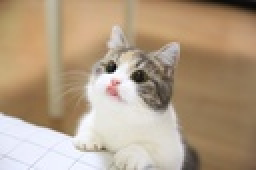
%> input picture images/kitty.jpg, 128 x 85 px, shrunk from 1200 x 800 before the run (shown 2 times larger)
$ octave DIP_Lab4.m   (GNU Octave 9; MATLAB toolbox functions it lacks are replaced by stand-ins)
%> lines starting %> are read from the running program, lines starting %| are printed output that depends on the picture
%% function to perform image zoom
%%
clear all; close all; clc;
%% Task-1
%% Nearest Neighbor - Example1
%%
% [27 lines of commented-out code are left out]
%% Task-2: Nearest Neighbor - Example2
%%
tic;
Img = imread('images/kitty.jpg');
%> Img is the input picture: size 85x128x3 uint8; mean R, G, B 178.8, 157.8, 133.5
factor=2;
[h w c] = size(Img);
%> h = 85; w = 128; c = 3
wn = w*factor;
%> wn = 256
hn = h*factor;
%> hn = 170
Img_zoomed = uint8(zeros(hn, wn));
for i= 0:hn-1
  for j= 0:wn-1
    x = floor(j/factor);
    y = floor(i/factor);
    for k= 1:c
      Img_zoomed(i+1, j+1, k) = Img(y+1, x+1, k);
    end
  end
end
% figure;subplot(1,2,1);imshow(Img);
% subplot(1,2,2);imshow(uint8(Img_zoomed));
imshow(Img);
figure;imshow(Img_zoomed);
t1=toc
%
% %%
%% Task-3: Bilinear Interpolation - Example1
%%
tic;
Img = imread('images/kitty.jpg');
factor=2;

[h w c] = size(Img);
r = factor;
hn = r*(h-1)+1; wn = r*(w-1)+1;
%> after `hn = r*(h-1)+1`: hn = 169
%> after `wn = r*(w-1)+1`: wn = 255
Img_zoomed = zeros(hn, wn, c);

% Padding the scaled image with 0 pixel value
for i= 1:h
   for j= 1:w
      Img_zoomed(r*(i-1)+1, r*(j-1)+1, : ) = Img(i, j, : );
   end
end
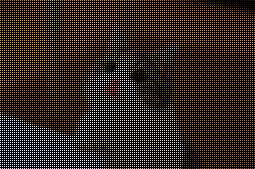
%> Img_zoomed: size 169x255x3 double; mean R, G, B 45.2, 39.8, 33.7

% Interpolation
for k= 1:c
    for i= 0:r:hn-r
        for j= 0:r:wn-r
            A = Img_zoomed(i+1, j+1, k);
            B = Img_zoomed(i+1, j+r+1, k);
            C = Img_zoomed(i+r+1, j+1, k);
            D = Img_zoomed(i+r+1, j+r+1, k);
            a0 = A;
            a1 = double((B-A)/r);
            a2 = double((C-A)/r);
            a3 = double((D-C-B+A)/(r*r));
            for l= 0:r
                for m= 0:r
                   Img_zoomed(i+l+1, j+m+1, k) = a0 + a1*m + a2*l + a3*m*l;
                end
            end
        end
    end
end
Img_zoomed = uint8(Img_zoomed);
%> Img_zoomed: size 169x255x3 uint8
imshow(Img);
figure;imshow(Img_zoomed);
t2=toc
%%
%% Task-4: Bicubic Interpolation
%%
tic
image = imread('images/kitty.jpg');
zoom=2;
[r c d] = size(image);
%> r = 85; c = 128; d = 3
rn = floor(zoom*r);
%> rn = 170
cn = floor(zoom*c);
%> cn = 256
s = zoom;
im_zoom = cast(zeros(rn,cn,d),'uint8');
im_pad = zeros(r+4,c+4,d);
im_pad(2:r+1,2:c+1,:) = image;
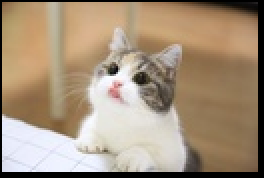
%> im_pad: size 89x132x3 double (shown 2 times larger); mean R, G, B 165.6, 146.2, 123.6
im_pad = cast(im_pad,'double');
for m = 1:rn
    x1 = ceil(m/s); x2 = x1+1; x3 = x2+1;
    p = cast(x1,'uint16');
    if(s>1)
       m1 = ceil(s*(x1-1));
       m2 = ceil(s*(x1));
       m3 = ceil(s*(x2));
       m4 = ceil(s*(x3));
    else
       m1 = (s*(x1-1));
       m2 = (s*(x1));
       m3 = (s*(x2));
       m4 = (s*(x3));
    end
    X = [ (m-m2)*(m-m3)*(m-m4)/((m1-m2)*(m1-m3)*(m1-m4)) ...
          (m-m1)*(m-m3)*(m-m4)/((m2-m1)*(m2-m3)*(m2-m4)) ...
          (m-m1)*(m-m2)*(m-m4)/((m3-m1)*(m3-m2)*(m3-m4)) ...
          (m-m1)*(m-m2)*(m-m3)/((m4-m1)*(m4-m2)*(m4-m3))];
    for n = 1:cn
        y1 = ceil(n/s); y2 = y1+1; y3 = y2+1;
        if (s>1)
           n1 = ceil(s*(y1-1));
           n2 = ceil(s*(y1));
           n3 = ceil(s*(y2));
           n4 = ceil(s*(y3));
        else
           n1 = (s*(y1-1));
           n2 = (s*(y1));
           n3 = (s*(y2));
           n4 = (s*(y3));
        end
        Y = [ (n-n2)*(n-n3)*(n-n4)/((n1-n2)*(n1-n3)*(n1-n4));...
              (n-n1)*(n-n3)*(n-n4)/((n2-n1)*(n2-n3)*(n2-n4));...
              (n-n1)*(n-n2)*(n-n4)/((n3-n1)*(n3-n2)*(n3-n4));...
              (n-n1)*(n-n2)*(n-n3)/((n4-n1)*(n4-n2)*(n4-n3))];
        q = cast(y1,'uint16');
        sample = im_pad(p:p+3,q:q+3,:);
        im_zoom(m,n,1) = X*sample(:,:,1)*Y;
        if(d~=1)
              im_zoom(m,n,2) = X*sample(:,:,2)*Y;
              im_zoom(m,n,3) = X*sample(:,:,3)*Y;
        end
    end
end
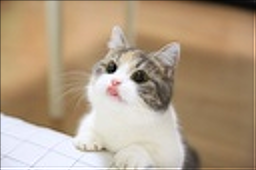
%> im_zoom: size 170x256x3 uint8; mean R, G, B 178.6, 157.5, 133.1
%> after the loop, m1 = 168; m2 = 170; m3 = 172; m4 = 174; n1 = 254; n2 = 256; n3 = 258; n4 = 260
im_zoom = cast(im_zoom,'uint8');
imshow(image);
figure;imshow(im_zoom);
t3=toc
